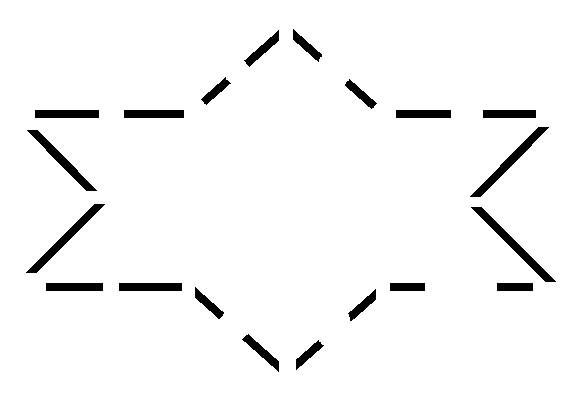
%> input picture inputs/broken_bars.bmp, 577 x 416 px
$ octave --eval "question_3_c(imread('inputs/broken_bars.bmp'));"   (GNU Octave 9; MATLAB toolbox functions it lacks are replaced by stand-ins)
%> lines starting %> are read from the running program, lines starting %| are printed output that depends on the picture; in (x1, y1, x2, y2) boxes, pixels count from 0 and x2, y2 are one past the last pixel; in counts of white or black regions, pixels touching at a corner belong together; the program's own positions count from 1
function question_3_c(I)
g = im2bw(I, graythresh(I));
%> g: size 416x577 logical; 96.3% white; 20 black regions, largest, box (x1, y1, x2, y2) and area: (471, 207, 556, 282) 825, (470, 127, 549, 197) 791, (26, 204, 105, 273) 759
gc=~g;
D=bwdist(gc);
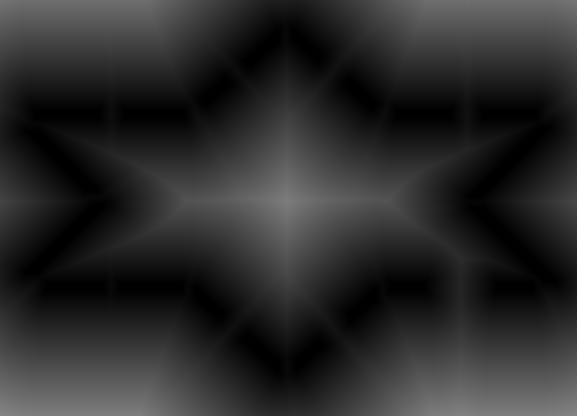
%> D: size 416x577 single; min 0, max 133.2, mean 43.3
L=watershed(-D);
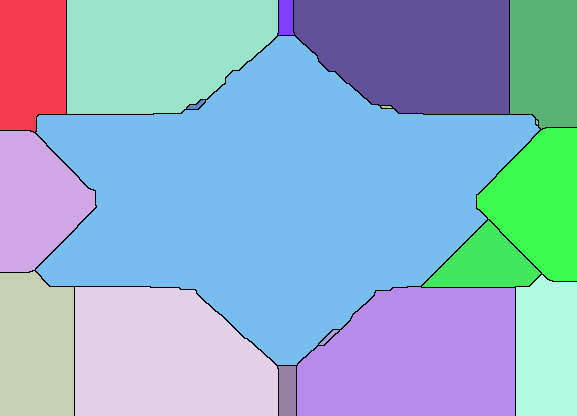
%> L: size 416x577 uint8; 19 distinct labels, from 0 to 18; one colour per label, 0 black
w=L==0;
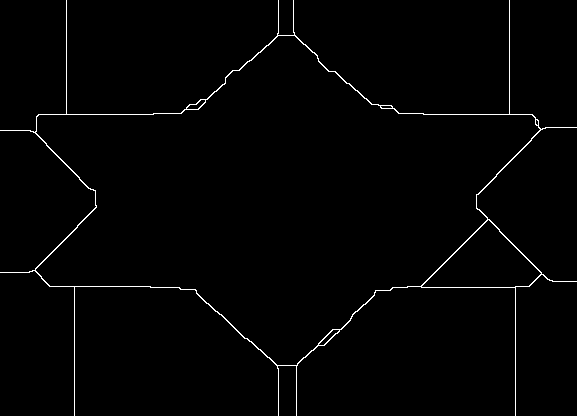
%> w: size 416x577 logical; 1.2% white in thin lines or dots
g2=g&~w;
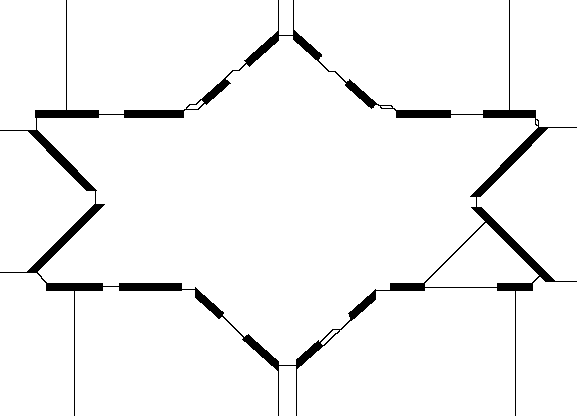
%> g2: size 416x577 logical; 95.7% white; 1 black region, box (x1, y1, x2, y2) and area: (0, 0, 577, 416) 10271
imshow(g2);
end
